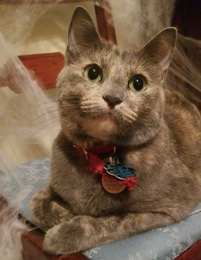
%> input picture DigitalImageProcessing/cat.JPG, 201 x 260 px, shrunk from 1332 x 1726 before the run
$ octave Project3_rag315.m   (GNU Octave 9; MATLAB toolbox functions it lacks are replaced by stand-ins)
%> lines starting %> are read from the running program, lines starting %| are printed output that depends on the picture
%% ECE 8473 Digital Image Processing: Project 3, Part 1
% By Rebecca Garcia
% Dated: October 20th, 2022
clc; clear all; close all
%% Loading File
pic0 = imread('cat.jpg'); % Read image
%> pic0 is the input picture: size 260x201x3 uint8; mean R, G, B 119.2, 94.3, 71.6
picgrey = rgb2gray(pic0); % Coverting to grayscale
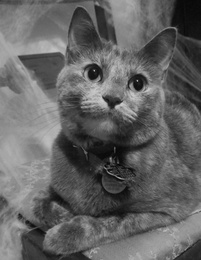
%> picgrey: size 260x201 uint8; min 2, max 204, mean 99.2
pic = double(picgrey);    % Converting from uint8 to double for processing
pic = pic/255;            % Normalize Image
%% Method 1
R = 255*abs(sin(5*pic+30));
G = 255*abs(sin(3*pic+0));
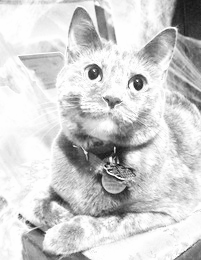
%> G: size 260x201 double; min 6, max 255, mean 207.9
B = 255*abs(sin(2*pic+60));
rgb = cat(3, R, G, B);
rgb = uint8(rgb);
%> rgb: size 260x201x3 uint8

figure(1);
subplot(1,3,1)
imshow(pic0)
title('Original')
subplot(1,3,2)
imshow(uint8(picgrey))
title('grayscale')
subplot(1,3,3)
imshow(rgb)
title('Recovered')
% Waveforms
x=0:0.1:10;
red = abs(sin(5*x+30));
green = abs(sin(3*x+0));
blue = abs(sin(2*x+60));

figure(2)
subplot(3,1,1)
plot(x,red,'r')
xlim([0 10]);
subplot(3,1,2)
plot(x,green,'g')
subplot(3,1,3)
plot(x,blue,'b')
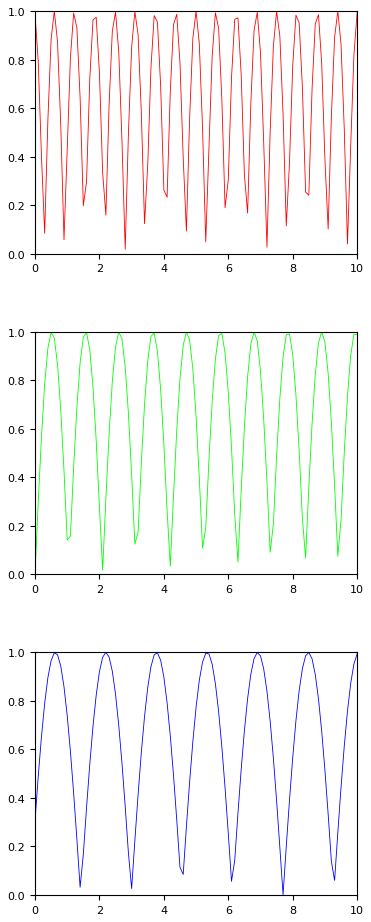
%> figure redrawn from the program's plot data, 3 panels; panel 1: curve peaks at x = 0.6, y = 1; panel 2: curve peaks at x = 8.9, y = 1; panel 3: curve peaks at x = 2.2, y = 1


%% Method 2
a = 1:10;
theta = 0:10:90;
i = 1; j = 1;
pic0 = double(pic0);
%> pic0: size 260x201x3 double
r_min = 10000000; g_min = r_min; b_min = g_min;
mean1 = mean(mean(pic0(:,:,1)));
%> mean1 = 119.2
mean2 = mean(mean(pic0(:,:,2)));
%> mean2 = 94.33
mean3 = mean(mean(pic0(:,:,3)));
%> mean3 = 71.62

for i = 1:length(a)
    for j = 1:length(theta)
        r = 255*abs(sin(a(i)*pic+theta(j)));
        r_mean = mean(mean(r(:,:)));
        r_diff = abs(r_mean-mean1);

        g = 255*abs(sin(a(i)*pic+theta(j)));
        g_mean = mean(mean(g(:,:)));
        g_diff = abs(g_mean-mean2);

        b = 255*abs(sin(a(i)*pic+theta(j)));
        b_mean = mean(mean(b(:,:)));
        b_diff = abs(b_mean-mean3);

        if r_diff < r_min
            r_min = r_diff;
            R = r;
            R_index = [i j];
        end
        if g_diff < g_min
            g_min = g_diff;
            G = g;
            G_index = [i j];
        end
        if b_diff < b_min
            b_min = b_diff;
            B = b;
            B_index = [i j];
        end
    end
end
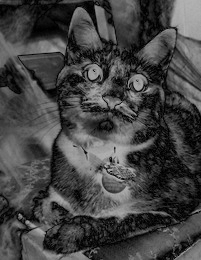
%> B: size 260x201 double; min 0.38, max 187.3, mean 68.5
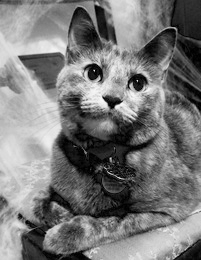
%> R: size 260x201 double; min 0.302, max 247.9, mean 121.7
%> after the loop, B_index = [2 5]; G_index = [1 1]; R_index = [2 6]; b_min = 3.16; g_min = 1.12; r_min = 2.51
% Waveforms
x = 0:0.1:10;
red = abs(sin(a(R_index(1))*x+theta(R_index(2))));
%> red = 101 values, max 1 at index 73, min 0.00708 at index 18, mean 0.619
green = abs(sin(a(G_index(1))*x+theta(G_index(2))));
%> green = 101 values, max 1 at index 48, min 0 at index 1, mean 0.613
blue = abs(sin(a(B_index(1))*x+theta(B_index(2))));
%> blue = 101 values, max 1 at index 13, min 0.00708 at index 68, mean 0.618

rgb = cat(3, R, G, B);
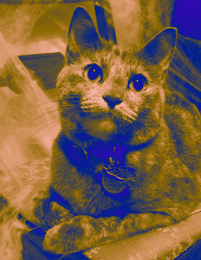
%> rgb: size 260x201x3 double; mean R, G, B 121.7, 95.5, 68.5
rgb = uint8(rgb);
%> rgb: size 260x201x3 uint8

figure(3);
subplot(1,3,1)
imshow(uint8(pic0))
title('Original')
subplot(1,3,2)
imshow(uint8(picgrey))
title('grayscale')
subplot(1,3,3)
imshow(rgb)
title('Recovered')

figure(4)
subplot(3,1,1)
plot(x,red,'r')
xlim([0 10]);
subplot(3,1,2)
plot(x,green,'g')
subplot(3,1,3)
plot(x,blue,'b')
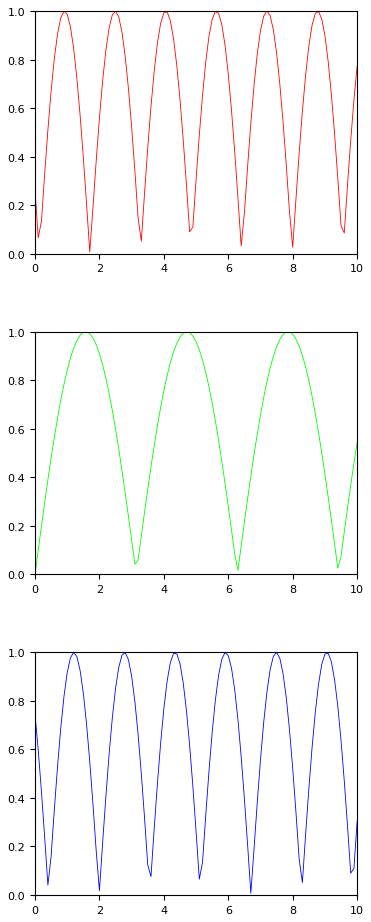
%> figure redrawn from the program's plot data, 3 panels; panel 1: curve peaks at x = 7.2, y = 1; panel 2: curve peaks at x = 4.7, y = 1; panel 3: curve peaks at x = 1.2, y = 1
